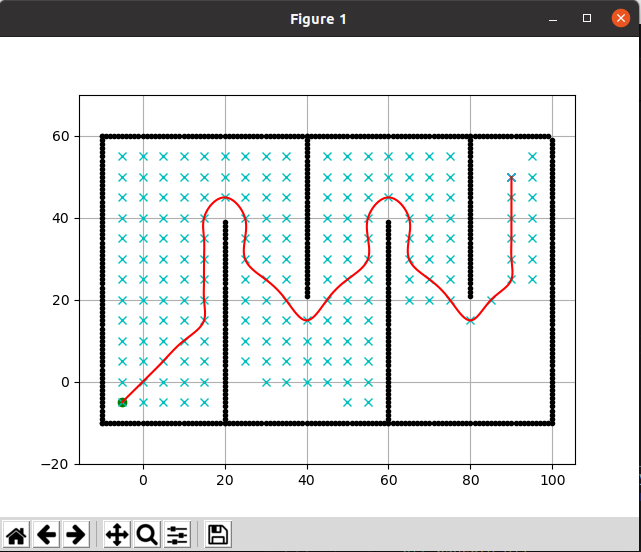

The Python source for this figure:
import matplotlib.pyplot as plt
import numpy as np
import math
import bisect

show_animation = True


class CubicSpline1D:
    def __init__(self, x, y):

        h = np.diff(x)
        if np.any(h < 0):
            raise ValueError("x coordinates must be sorted in ascending order")

        self.a, self.b, self.c, self.d = [], [], [], []
        self.x = x
        self.y = y
        self.nx = len(x)  # dimension of x

        # calc coefficient a
        self.a = [iy for iy in y]

        # calc coefficient c
        A = self.__calc_A(h)
        B = self.__calc_B(h, self.a)
        self.c = np.linalg.solve(A, B)

        # calc spline coefficient b and d
        for i in range(self.nx - 1):
            d = (self.c[i + 1] - self.c[i]) / (3.0 * h[i])
            b = 1.0 / h[i] * (self.a[i + 1] - self.a[i]) \
                - h[i] / 3.0 * (2.0 * self.c[i] + self.c[i + 1])
            self.d.append(d)
            self.b.append(b)

    def calc_position(self, x):
        """
        Calc `y` position for given `x`.

        if `x` is outside the data point's `x` range, return None.

        Returns
        -------
        y : float
            y position for given x.
        """
        if x < self.x[0]:
            return None
        elif x > self.x[-1]:
            return None

        i = self.__search_index(x)
        dx = x - self.x[i]
        position = self.a[i] + self.b[i] * dx + \
            self.c[i] * dx ** 2.0 + self.d[i] * dx ** 3.0

        return position

    def calc_first_derivative(self, x):
        """
        Calc first derivative at given x.

        if x is outside the input x, return None

        Returns
        -------
        dy : float
            first derivative for given x.
        """

        if x < self.x[0]:
            return None
        elif x > self.x[-1]:
            return None

        i = self.__search_index(x)
        dx = x - self.x[i]
        dy = self.b[i] + 2.0 * self.c[i] * dx + 3.0 * self.d[i] * dx ** 2.0
        return dy

    def calc_second_derivative(self, x):
        """
        Calc second derivative at given x.

        if x is outside the input x, return None

        Returns
        -------
        ddy : float
            second derivative for given x.
        """

        if x < self.x[0]:
            return None
        elif x > self.x[-1]:
            return None

        i = self.__search_index(x)
        dx = x - self.x[i]
        ddy = 2.0 * self.c[i] + 6.0 * self.d[i] * dx
        return ddy

    def __search_index(self, x):
        """
        search data segment index
        """
        return bisect.bisect(self.x, x) - 1

    def __calc_A(self, h):
        """
        calc matrix A for spline coefficient c
        """
        A = np.zeros((self.nx, self.nx))
        A[0, 0] = 1.0
        for i in range(self.nx - 1):
            if i != (self.nx - 2):
                A[i + 1, i + 1] = 2.0 * (h[i] + h[i + 1])
            A[i + 1, i] = h[i]
            A[i, i + 1] = h[i]

        A[0, 1] = 0.0
        A[self.nx - 1, self.nx - 2] = 0.0
        A[self.nx - 1, self.nx - 1] = 1.0
        return A

    def __calc_B(self, h, a):
        """
        calc matrix B for spline coefficient c
        """
        B = np.zeros(self.nx)
        for i in range(self.nx - 2):
            B[i + 1] = 3.0 * (a[i + 2] - a[i + 1]) / h[i + 1]\
                - 3.0 * (a[i + 1] - a[i]) / h[i]
        return B

class CubicSpline2D:
    def __init__(self, x, y):
        self.s = self.__calc_s(x, y)
        self.sx = CubicSpline1D(self.s, x)
        self.sy = CubicSpline1D(self.s, y)

    def __calc_s(self, x, y):
        dx = np.diff(x)
        dy = np.diff(y)
        self.ds = np.hypot(dx, dy)
        s = [0]
        s.extend(np.cumsum(self.ds))
        return s

    def calc_position(self, s):
        """
        calc position

        Parameters
        ----------
        s : float
            distance from the start point. if `s` is outside the data point's
            range, return None.

        Returns
        -------
        x : float
            x position for given s.
        y : float
            y position for given s.
        """
        x = self.sx.calc_position(s)
        y = self.sy.calc_position(s)

        return x, y

    def calc_curvature(self, s):
        """
        calc curvature

        Parameters
        ----------
        s : float
            distance from the start point. if `s` is outside the data point's
            range, return None.

        Returns
        -------
        k : float
            curvature for given s.
        """
        dx = self.sx.calc_first_derivative(s)
        ddx = self.sx.calc_second_derivative(s)
        dy = self.sy.calc_first_derivative(s)
        ddy = self.sy.calc_second_derivative(s)
        k = (ddy * dx - ddx * dy) / ((dx ** 2 + dy ** 2)**(3 / 2))
        return k

    def calc_yaw(self, s):
        """
        calc yaw

        Parameters
        ----------
        s : float
            distance from the start point. if `s` is outside the data point's
            range, return None.

        Returns
        -------
        yaw : float
            yaw angle (tangent vector) for given s.
        """
        dx = self.sx.calc_first_derivative(s)
        dy = self.sy.calc_first_derivative(s)
        yaw = math.atan2(dy, dx)
        return yaw


def calc_spline_course(x, y, ds=0.1):
    sp = CubicSpline2D(x, y)
    s = list(np.arange(0, sp.s[-1], ds))

    rx, ry, ryaw, rk = [], [], [], []
    for i_s in s:
        ix, iy = sp.calc_position(i_s)
        rx.append(ix)
        ry.append(iy)
        ryaw.append(sp.calc_yaw(i_s))
        rk.append(sp.calc_curvature(i_s))

    return rx, ry

class Dijkstra:

    def __init__(self, ox, oy, resolution, robot_radius):
        """
        Initialize map for a star planning

        ox: x position list of Obstacles [m]
        oy: y position list of Obstacles [m]
        resolution: grid resolution [m]
        rr: robot radius[m]
        """

        self.min_x = None
        self.min_y = None
        self.max_x = None
        self.max_y = None
        self.x_width = None
        self.y_width = None
        self.obstacle_map = None

        self.resolution = resolution
        self.robot_radius = robot_radius
        self.calc_obstacle_map(ox, oy)
        self.motion = self.get_motion_model()

    class Node:
        def __init__(self, x, y, cost, parent_index):
            self.x = x  # index of grid
            self.y = y  # index of grid
            self.cost = cost
            self.parent_index = parent_index  # index of previous Node

        def __str__(self):
            return str(self.x) + "," + str(self.y) + "," + str(
                self.cost) + "," + str(self.parent_index)
        
    def getManhattan(self,sx,sy,gx,gy):
        return abs(sx-gx)+abs(sy-gy)
    
    def planning(self, sx, sy, gx, gy):
        """
        dijkstra path search

        input:
            s_x: start x position [m]
            s_y: start y position [m]
            gx: goal x position [m]
            gx: goal x position [m]

        output:
            rx: x position list of the final path
            ry: y position list of the final path
        """
        # 시작 노드 초기화 x, y, cost, parent_index
        start_node = self.Node(self.calc_xy_index(sx, self.min_x),self.calc_xy_index(sy, self.min_y), 0.0, -1)
        
        # 목표 노드 초기화 x, y, cost, parent_index
        goal_node = self.Node(self.calc_xy_index(gx, self.min_x), self.calc_xy_index(gy, self.min_y), 0.0, -1)

        # open_set : 아직 방문하지 않은 노드, closed_set : 이미 방문한 노드
        open_set, closed_set = dict(), dict()
        
        # 시작 노드를 open_set에 추가
        open_set[self.calc_index(start_node)] = start_node

        #############################################################################
        #::::::::::::::::::::::::::::::main loop::::::::::::::::::::::::::::::::::::#
        #############################################################################
        
        while True:
            # open_set에 저장된 노드 중 cost가 가장 적은 노드의 index 찾기
            # 이 부분에 open_set의 cost에 휴리스틱 함수를 추가하여 astar를 구현해 보세요.
            c_id = min(open_set, key=lambda o: open_set[o].cost+self.getManhattan(open_set[o].x,open_set[o].y,gx,gy))
            
            # min_cost = float('inf')  # 초기값을 무한대로 설정
            # for node_id in open_set:
            #     current_cost = open_set[node_id].cost
            #     if current_cost < min_cost:
            #         min_cost = current_cost
            #         c_id = node_id
                        
            # 해당 노드 선택
            current = open_set[c_id]

            # show graph
            if show_animation:
                plt.plot(self.calc_position(current.x, self.min_x), self.calc_position(current.y, self.min_y), "xc")

                # for stopping simulation with the esc key.
                plt.gcf().canvas.mpl_connect('key_release_event',lambda event: [exit(0) if event.key == 'escape' else None])
                if len(closed_set.keys()) % 10 == 0:
                    plt.pause(0.001)

            ##########################################################################
            if current.x == goal_node.x and current.y == goal_node.y:
                print("Find goal")
                goal_node.parent_index = current.parent_index
                goal_node.cost = current.cost
                break
            ##########################################################################
            
            # Remove the item from the open set
            del open_set[c_id]

            # Add it to the closed set
            closed_set[c_id] = current

            # expand search grid based on motion model
            for move_x, move_y, move_cost in self.motion:
                node = self.Node(current.x + move_x,current.y + move_y, current.cost + move_cost, c_id)
                n_id = self.calc_index(node)
                
                # 이미 방문한 노드면 넘어감
                if n_id in closed_set:
                    continue
                
                # 갈 수 있는 노드인지 확인
                if not self.verify_node(node):
                    continue
                
                # 새로운 노드인 경우
                if n_id not in open_set:
                    open_set[n_id] = node  # Discover a new node

                # open_set에 이미 존재하는 노드인 경우, 저장된 cost와 새로운 cost 비교
                else:
                    if open_set[n_id].cost >= node.cost:
                        # This path is the best until now. record it!
                        open_set[n_id] = node

        rx, ry = self.calc_final_path(goal_node, closed_set)

        return rx, ry

    def calc_final_path(self, goal_node, closed_set):
        # generate final course
        rx, ry = [self.calc_position(goal_node.x, self.min_x)], [
            self.calc_position(goal_node.y, self.min_y)]
        parent_index = goal_node.parent_index
        while parent_index != -1:
            n = closed_set[parent_index]
            rx.append(self.calc_position(n.x, self.min_x))
            ry.append(self.calc_position(n.y, self.min_y))
            parent_index = n.parent_index

        return rx, ry

    def calc_position(self, index, minp):
        pos = index * self.resolution + minp
        return pos

    def calc_xy_index(self, position, minp):
        return round((position - minp) / self.resolution)

    def calc_index(self, node):
        # 2D 그리드 상의 노드를 1차원 인덱스로 변환
        return (node.y - self.min_y) * self.x_width + (node.x - self.min_x)

    def verify_node(self, node):
        px = self.calc_position(node.x, self.min_x)
        py = self.calc_position(node.y, self.min_y)

        if px < self.min_x:
            return False
        if py < self.min_y:
            return False
        if px >= self.max_x:
            return False
        if py >= self.max_y:
            return False

        if self.obstacle_map[node.x][node.y]:
            return False

        return True

    def calc_obstacle_map(self, ox, oy):
        # 클래스 멤버 변수인 obstacle_map 설정
        
        # 최소, 최대 x 및 y 위치 계산 및 출력
        self.min_x = round(min(ox))
        self.min_y = round(min(oy))
        self.max_x = round(max(ox))
        self.max_y = round(max(oy))
        print("min_x:", self.min_x)
        print("min_y:", self.min_y)
        print("max_x:", self.max_x)
        print("max_y:", self.max_y)

        # x 및 y 너비 계산 및 출력
        self.x_width = round((self.max_x - self.min_x) / self.resolution)
        self.y_width = round((self.max_y - self.min_y) / self.resolution)
        print("x_width:", self.x_width)
        print("y_width:", self.y_width)

        # obstacle map generation
        self.obstacle_map = [[False for _ in range(self.y_width)]
                             for _ in range(self.x_width)]
        for ix in range(self.x_width):
            x = self.calc_position(ix, self.min_x)
            for iy in range(self.y_width):
                y = self.calc_position(iy, self.min_y)
                for iox, ioy in zip(ox, oy):
                    d = math.hypot(iox - x, ioy - y)
                    if d <= self.robot_radius:
                        self.obstacle_map[ix][iy] = True
                        break

    @staticmethod
    def get_motion_model():
        # 순서대로 dx, dy, cost
        motion = [[1, 0, 1],
                  [0, 1, 1],
                  [-1, 0, 1],
                  [0, -1, 1],
                  [-1, -1, math.sqrt(2)],
                  [-1, 1, math.sqrt(2)],
                  [1, -1, math.sqrt(2)],
                  [1, 1, math.sqrt(2)]]

        return motion


def main():
    print(__file__ + " start!!")

    # start and goal position
    sx = -5.0  # [m]
    sy = -5.0  # [m]
    gx = 90.0  # [m]
    gy = 50.0  # [m]
    grid_size = 5.0  # [m]
    robot_radius = 2.0  # [m]

    # set obstacle positions
    ox, oy = [], []
    for i in range(-10, 100):
        ox.append(i)
        oy.append(-10.0)
        
    for i in range(-10,100):
        ox.append(i)
        oy.append(60.0)
        
    for i in range(-10, 60):
        ox.append(100.0)
        oy.append(i)

    for i in range(-10, 61):
        ox.append(-10.0)
        oy.append(i)
    
    # obstacles    
    for i in range(-10, 40):
        ox.append(20.0)
        oy.append(i)
        
    for i in range(0, 40):
        ox.append(40.0)
        oy.append(60.0 - i)
    
    for i in range(-10, 40):
        ox.append(60.0)
        oy.append(i)
    
    for i in range(0, 40):
        ox.append(80.0)
        oy.append(60.0 - i)


    if show_animation:  # pragma: no cover
        plt.plot(ox, oy, ".k")
        plt.plot(sx, sy, "og")
        plt.plot(gx, gy, "xb")
        plt.grid(True)
        plt.axis("equal")

    dijkstra = Dijkstra(ox, oy, grid_size, robot_radius)
    rx, ry = dijkstra.planning(sx, sy, gx, gy)
    rx, ry = calc_spline_course(rx, ry, ds=0.1)
    if show_animation:  # pragma: no cover
        plt.plot(rx, ry, "-r")
        plt.pause(0.01)
        plt.show()


if __name__ == '__main__':
    main()
